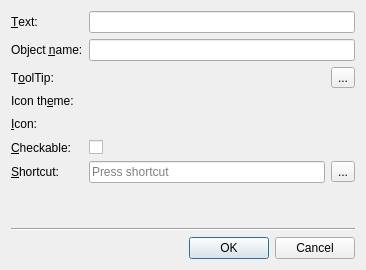
<?xml version="1.0" encoding="UTF-8"?>
<ui version="4.0">
 <comment>
***********************************************************************
*
* Copyright (c) 2021-2022 Barbara Geller
* Copyright (c) 2021-2022 Ansel Sermersheim
*
* Copyright (c) 2015 The Qt Company Ltd.
*
* Designer is free software. You can redistribute it and/or
* modify it under the terms of the GNU Lesser General Public License
* version 2.1 as published by the Free Software Foundation.
*
* Designer is distributed in the hope that it will be useful,
* but WITHOUT ANY WARRANTY; without even the implied warranty of
* MERCHANTABILITY or FITNESS FOR A PARTICULAR PURPOSE.
*
* https://www.gnu.org/licenses/
*
***********************************************************************
 </comment>
 <class>qdesigner_internal::NewActionDialog</class>
 <widget class="QDialog" name="qdesigner_internal::NewActionDialog">
  <property name="geometry">
   <rect>
    <x>0</x>
    <y>0</y>
    <width>366</width>
    <height>270</height>
   </rect>
  </property>
  <property name="windowTitle">
   <string>New Action...</string>
  </property>
  <layout class="QVBoxLayout" name="verticalLayout">
   <item>
    <layout class="QFormLayout" name="formLayout">
     <property name="fieldGrowthPolicy">
      <enum>QFormLayout::ExpandingFieldsGrow</enum>
     </property>
     <item row="0" column="0">
      <widget class="QLabel" name="textLabel">
       <property name="text">
        <string>&amp;Text:</string>
       </property>
       <property name="buddy">
        <cstring>editActionText</cstring>
       </property>
      </widget>
     </item>
     <item row="0" column="1">
      <widget class="QLineEdit" name="editActionText">
       <property name="minimumSize">
        <size>
         <width>255</width>
         <height>0</height>
        </size>
       </property>
      </widget>
     </item>
     <item row="1" column="0">
      <widget class="QLabel" name="objectNameLabel">
       <property name="text">
        <string>Object &amp;name:</string>
       </property>
       <property name="buddy">
        <cstring>editObjectName</cstring>
       </property>
      </widget>
     </item>
     <item row="1" column="1">
      <widget class="QLineEdit" name="editObjectName"/>
     </item>
     <item row="2" column="0">
      <widget class="QLabel" name="toolTipLabel">
       <property name="text">
        <string>T&amp;oolTip:</string>
       </property>
       <property name="buddy">
        <cstring>tooltipEditor</cstring>
       </property>
      </widget>
     </item>
     <item row="2" column="1">
      <layout class="QHBoxLayout" name="toolTipLayout">
       <item>
        <widget class="TextPropertyEditor" name="tooltipEditor" native="true">
         <property name="sizePolicy">
          <sizepolicy hsizetype="MinimumExpanding" vsizetype="Preferred">
           <horstretch>0</horstretch>
           <verstretch>0</verstretch>
          </sizepolicy>
         </property>
        </widget>
       </item>
       <item>
        <widget class="QToolButton" name="toolTipToolButton">
         <property name="text">
          <string>...</string>
         </property>
        </widget>
       </item>
      </layout>
     </item>
     <item row="3" column="0">
      <widget class="QLabel" name="iconThemeLabel">
       <property name="text">
        <string>Icon th&amp;eme:</string>
       </property>
       <property name="buddy">
        <cstring>iconThemeEditor</cstring>
       </property>
      </widget>
     </item>
     <item row="3" column="1">
      <widget class="qdesigner_internal::IconThemeEditor" name="iconThemeEditor" native="true"/>
     </item>
     <item row="4" column="0">
      <widget class="QLabel" name="iconLabel">
       <property name="text">
        <string>&amp;Icon:</string>
       </property>
       <property name="buddy">
        <cstring>iconSelector</cstring>
       </property>
      </widget>
     </item>
     <item row="4" column="1">
      <layout class="QHBoxLayout" name="horizontalLayout">
       <item>
        <widget class="qdesigner_internal::IconSelector" name="iconSelector" native="true"/>
       </item>
       <item>
        <spacer>
         <property name="orientation">
          <enum>Qt::Horizontal</enum>
         </property>
         <property name="sizeHint" stdset="0">
          <size>
           <width>40</width>
           <height>20</height>
          </size>
         </property>
        </spacer>
       </item>
      </layout>
     </item>
     <item row="5" column="1">
      <widget class="QCheckBox" name="checkableCheckBox">
       <property name="text">
        <string/>
       </property>
      </widget>
     </item>
     <item row="5" column="0">
      <widget class="QLabel" name="checkableLabel">
       <property name="text">
        <string>&amp;Checkable:</string>
       </property>
       <property name="buddy">
        <cstring>checkableCheckBox</cstring>
       </property>
      </widget>
     </item>
     <item row="6" column="0">
      <widget class="QLabel" name="shortcutLabel">
       <property name="text">
        <string>&amp;Shortcut:</string>
       </property>
       <property name="buddy">
        <cstring>keySequenceEdit</cstring>
       </property>
      </widget>
     </item>
     <item row="6" column="1">
      <layout class="QHBoxLayout" name="keysequenceLayout">
       <item>
        <widget class="QKeySequenceEdit" name="keySequenceEdit" native="true">
         <property name="sizePolicy">
          <sizepolicy hsizetype="MinimumExpanding" vsizetype="Preferred">
           <horstretch>0</horstretch>
           <verstretch>0</verstretch>
          </sizepolicy>
         </property>
        </widget>
       </item>
       <item>
        <widget class="QToolButton" name="keysequenceResetToolButton">
         <property name="text">
          <string>...</string>
         </property>
        </widget>
       </item>
      </layout>
     </item>
    </layout>
   </item>
   <item>
    <spacer name="verticalSpacer">
     <property name="orientation">
      <enum>Qt::Vertical</enum>
     </property>
     <property name="sizeHint" stdset="0">
      <size>
       <width>0</width>
       <height>0</height>
      </size>
     </property>
    </spacer>
   </item>
   <item>
    <widget class="Line" name="line">
     <property name="orientation">
      <enum>Qt::Horizontal</enum>
     </property>
    </widget>
   </item>
   <item>
    <widget class="QDialogButtonBox" name="buttonBox">
     <property name="orientation">
      <enum>Qt::Horizontal</enum>
     </property>
     <property name="standardButtons">
      <set>QDialogButtonBox::Cancel|QDialogButtonBox::Ok</set>
     </property>
    </widget>
   </item>
  </layout>
 </widget>
 <customwidgets>
  <customwidget>
   <class>qdesigner_internal::IconSelector</class>
   <extends>QWidget</extends>
   <header>iconselector_p.h</header>
   <container>1</container>
  </customwidget>
  <customwidget>
   <class>TextPropertyEditor</class>
   <extends>QWidget</extends>
   <header>textpropertyeditor_p.h</header>
   <container>1</container>
  </customwidget>
  <customwidget>
   <class>qdesigner_internal::IconThemeEditor</class>
   <extends>QWidget</extends>
   <header>iconselector_p.h</header>
   <container>1</container>
  </customwidget>
 </customwidgets>
 <tabstops>
  <tabstop>editActionText</tabstop>
  <tabstop>editObjectName</tabstop>
 </tabstops>
 <resources/>
 <connections>
  <connection>
   <sender>buttonBox</sender>
   <signal>accepted()</signal>
   <receiver>qdesigner_internal::NewActionDialog</receiver>
   <slot>accept()</slot>
   <hints>
    <hint type="sourcelabel">
     <x>165</x>
     <y>162</y>
    </hint>
    <hint type="destinationlabel">
     <x>291</x>
     <y>94</y>
    </hint>
   </hints>
  </connection>
  <connection>
   <sender>buttonBox</sender>
   <signal>rejected()</signal>
   <receiver>qdesigner_internal::NewActionDialog</receiver>
   <slot>reject()</slot>
   <hints>
    <hint type="sourcelabel">
     <x>259</x>
     <y>162</y>
    </hint>
    <hint type="destinationlabel">
     <x>293</x>
     <y>128</y>
    </hint>
   </hints>
  </connection>
 </connections>
</ui>
